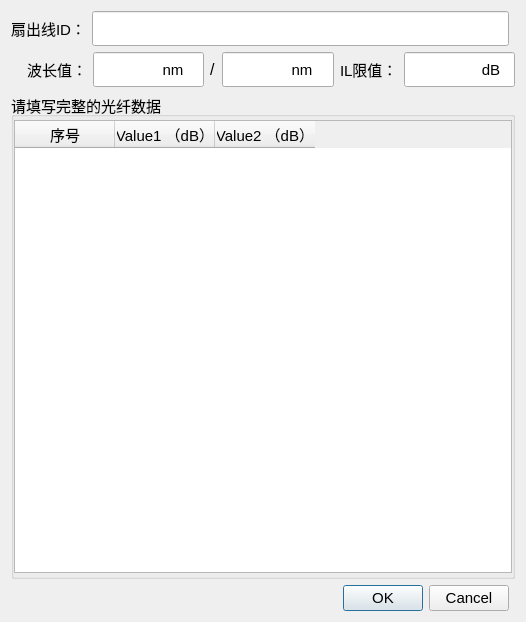
<?xml version="1.0" encoding="UTF-8"?>
<ui version="4.0">
 <class>FiberScan</class>
 <widget class="QDialog" name="FiberScan">
  <property name="geometry">
   <rect>
    <x>0</x>
    <y>0</y>
    <width>526</width>
    <height>622</height>
   </rect>
  </property>
  <property name="windowTitle">
   <string>Dialog</string>
  </property>
  <layout class="QGridLayout" name="gridLayout_2">
   <item row="0" column="0">
    <layout class="QHBoxLayout" name="horizontalLayout">
     <item>
      <widget class="QLabel" name="label">
       <property name="font">
        <font>
         <pointsize>11</pointsize>
        </font>
       </property>
       <property name="text">
        <string>扇出线ID：</string>
       </property>
      </widget>
     </item>
     <item>
      <widget class="QLineEdit" name="lineEdit">
       <property name="minimumSize">
        <size>
         <width>0</width>
         <height>35</height>
        </size>
       </property>
       <property name="font">
        <font>
         <pointsize>11</pointsize>
        </font>
       </property>
      </widget>
     </item>
    </layout>
   </item>
   <item row="1" column="0" colspan="2">
    <layout class="QHBoxLayout" name="horizontalLayout_2">
     <item>
      <widget class="QLabel" name="label_2">
       <property name="minimumSize">
        <size>
         <width>76</width>
         <height>0</height>
        </size>
       </property>
       <property name="font">
        <font>
         <pointsize>11</pointsize>
        </font>
       </property>
       <property name="text">
        <string>波长值：</string>
       </property>
       <property name="alignment">
        <set>Qt::AlignRight|Qt::AlignTrailing|Qt::AlignVCenter</set>
       </property>
      </widget>
     </item>
     <item>
      <widget class="QLineEdit" name="lineEdit_3">
       <property name="minimumSize">
        <size>
         <width>0</width>
         <height>35</height>
        </size>
       </property>
       <property name="font">
        <font>
         <pointsize>11</pointsize>
        </font>
       </property>
       <property name="text">
        <string>                nm</string>
       </property>
      </widget>
     </item>
     <item>
      <widget class="QLabel" name="label_4">
       <property name="font">
        <font>
         <pointsize>12</pointsize>
        </font>
       </property>
       <property name="text">
        <string>/</string>
       </property>
      </widget>
     </item>
     <item>
      <widget class="QLineEdit" name="lineEdit_4">
       <property name="minimumSize">
        <size>
         <width>0</width>
         <height>35</height>
        </size>
       </property>
       <property name="font">
        <font>
         <pointsize>11</pointsize>
        </font>
       </property>
       <property name="text">
        <string>                nm</string>
       </property>
      </widget>
     </item>
     <item>
      <layout class="QHBoxLayout" name="horizontalLayout_3">
       <item>
        <widget class="QLabel" name="label_3">
         <property name="font">
          <font>
           <pointsize>11</pointsize>
          </font>
         </property>
         <property name="text">
          <string>IL限值：</string>
         </property>
        </widget>
       </item>
       <item>
        <widget class="QLineEdit" name="lineEdit_2">
         <property name="minimumSize">
          <size>
           <width>0</width>
           <height>35</height>
          </size>
         </property>
         <property name="font">
          <font>
           <pointsize>11</pointsize>
          </font>
         </property>
         <property name="text">
          <string>                  dB</string>
         </property>
        </widget>
       </item>
      </layout>
     </item>
    </layout>
   </item>
   <item row="2" column="0" colspan="2">
    <widget class="QGroupBox" name="groupBox">
     <property name="font">
      <font>
       <pointsize>11</pointsize>
      </font>
     </property>
     <property name="title">
      <string>请填写完整的光纤数据</string>
     </property>
     <layout class="QGridLayout" name="gridLayout">
      <property name="leftMargin">
       <number>0</number>
      </property>
      <property name="topMargin">
       <number>3</number>
      </property>
      <property name="rightMargin">
       <number>0</number>
      </property>
      <property name="bottomMargin">
       <number>3</number>
      </property>
      <item row="0" column="0">
       <widget class="QTableWidget" name="tableWidget">
        <column>
         <property name="text">
          <string>序号</string>
         </property>
        </column>
        <column>
         <property name="text">
          <string>Value1 （dB）</string>
         </property>
        </column>
        <column>
         <property name="text">
          <string>Value2 （dB）</string>
         </property>
        </column>
       </widget>
      </item>
     </layout>
    </widget>
   </item>
   <item row="3" column="0">
    <widget class="QDialogButtonBox" name="buttonBox">
     <property name="font">
      <font>
       <pointsize>11</pointsize>
      </font>
     </property>
     <property name="orientation">
      <enum>Qt::Horizontal</enum>
     </property>
     <property name="standardButtons">
      <set>QDialogButtonBox::Cancel|QDialogButtonBox::Ok</set>
     </property>
    </widget>
   </item>
  </layout>
 </widget>
 <resources/>
 <connections>
  <connection>
   <sender>buttonBox</sender>
   <signal>accepted()</signal>
   <receiver>FiberScan</receiver>
   <slot>accept()</slot>
   <hints>
    <hint type="sourcelabel">
     <x>248</x>
     <y>254</y>
    </hint>
    <hint type="destinationlabel">
     <x>157</x>
     <y>274</y>
    </hint>
   </hints>
  </connection>
  <connection>
   <sender>buttonBox</sender>
   <signal>rejected()</signal>
   <receiver>FiberScan</receiver>
   <slot>reject()</slot>
   <hints>
    <hint type="sourcelabel">
     <x>316</x>
     <y>260</y>
    </hint>
    <hint type="destinationlabel">
     <x>286</x>
     <y>274</y>
    </hint>
   </hints>
  </connection>
 </connections>
</ui>
